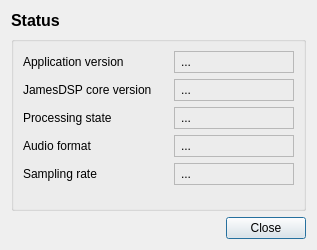
<?xml version="1.0" encoding="UTF-8"?>
<ui version="4.0">
 <class>StatusDialog</class>
 <widget class="QDialog" name="StatusDialog">
  <property name="geometry">
   <rect>
    <x>0</x>
    <y>0</y>
    <width>317</width>
    <height>250</height>
   </rect>
  </property>
  <property name="minimumSize">
   <size>
    <width>0</width>
    <height>0</height>
   </size>
  </property>
  <property name="maximumSize">
   <size>
    <width>16777215</width>
    <height>16777215</height>
   </size>
  </property>
  <property name="windowTitle">
   <string>Driver Status Information</string>
  </property>
  <layout class="QVBoxLayout" name="verticalLayout">
   <item>
    <widget class="QLabel" name="label_6">
     <property name="font">
      <font>
       <pointsize>12</pointsize>
       <weight>75</weight>
       <bold>true</bold>
      </font>
     </property>
     <property name="text">
      <string>Status</string>
     </property>
    </widget>
   </item>
   <item>
    <widget class="QGroupBox" name="groupBox">
     <property name="title">
      <string/>
     </property>
     <layout class="QVBoxLayout" name="verticalLayout_2">
      <item>
       <layout class="QFormLayout" name="formLayout">
        <property name="labelAlignment">
         <set>Qt::AlignLeading|Qt::AlignLeft|Qt::AlignVCenter</set>
        </property>
        <property name="formAlignment">
         <set>Qt::AlignLeading|Qt::AlignLeft|Qt::AlignVCenter</set>
        </property>
        <property name="horizontalSpacing">
         <number>22</number>
        </property>
        <property name="verticalSpacing">
         <number>6</number>
        </property>
        <item row="0" column="0">
         <widget class="QLabel" name="label">
          <property name="text">
           <string>Application version</string>
          </property>
         </widget>
        </item>
        <item row="1" column="0">
         <widget class="QLabel" name="label_3">
          <property name="text">
           <string>JamesDSP core version</string>
          </property>
         </widget>
        </item>
        <item row="2" column="0">
         <widget class="QLabel" name="label_2">
          <property name="text">
           <string>Processing state</string>
          </property>
         </widget>
        </item>
        <item row="3" column="0">
         <widget class="QLabel" name="label_4">
          <property name="text">
           <string>Audio format</string>
          </property>
         </widget>
        </item>
        <item row="4" column="0">
         <widget class="QLabel" name="label_5">
          <property name="text">
           <string>Sampling rate</string>
          </property>
         </widget>
        </item>
        <item row="0" column="1">
         <widget class="QFrame" name="frame">
          <property name="frameShape">
           <enum>QFrame::StyledPanel</enum>
          </property>
          <property name="frameShadow">
           <enum>QFrame::Raised</enum>
          </property>
          <layout class="QHBoxLayout" name="horizontalLayout_3">
           <property name="leftMargin">
            <number>6</number>
           </property>
           <property name="topMargin">
            <number>3</number>
           </property>
           <property name="bottomMargin">
            <number>3</number>
           </property>
           <item>
            <widget class="QLabel" name="app_ver">
             <property name="frameShape">
              <enum>QFrame::NoFrame</enum>
             </property>
             <property name="frameShadow">
              <enum>QFrame::Plain</enum>
             </property>
             <property name="text">
              <string>...</string>
             </property>
            </widget>
           </item>
          </layout>
         </widget>
        </item>
        <item row="4" column="1">
         <widget class="QFrame" name="frame_2">
          <property name="frameShape">
           <enum>QFrame::StyledPanel</enum>
          </property>
          <property name="frameShadow">
           <enum>QFrame::Raised</enum>
          </property>
          <layout class="QHBoxLayout" name="horizontalLayout">
           <property name="leftMargin">
            <number>6</number>
           </property>
           <property name="topMargin">
            <number>3</number>
           </property>
           <property name="bottomMargin">
            <number>3</number>
           </property>
           <item>
            <widget class="QLabel" name="samplerate">
             <property name="text">
              <string>...</string>
             </property>
            </widget>
           </item>
          </layout>
         </widget>
        </item>
        <item row="1" column="1">
         <widget class="QFrame" name="frame_3">
          <property name="frameShape">
           <enum>QFrame::StyledPanel</enum>
          </property>
          <property name="frameShadow">
           <enum>QFrame::Raised</enum>
          </property>
          <layout class="QHBoxLayout" name="horizontalLayout_2">
           <property name="leftMargin">
            <number>6</number>
           </property>
           <property name="topMargin">
            <number>3</number>
           </property>
           <property name="bottomMargin">
            <number>3</number>
           </property>
           <item>
            <widget class="QLabel" name="core_ver">
             <property name="text">
              <string>...</string>
             </property>
            </widget>
           </item>
          </layout>
         </widget>
        </item>
        <item row="2" column="1">
         <widget class="QFrame" name="frame_4">
          <property name="frameShape">
           <enum>QFrame::StyledPanel</enum>
          </property>
          <property name="frameShadow">
           <enum>QFrame::Raised</enum>
          </property>
          <layout class="QHBoxLayout" name="horizontalLayout_5">
           <property name="leftMargin">
            <number>6</number>
           </property>
           <property name="topMargin">
            <number>3</number>
           </property>
           <property name="bottomMargin">
            <number>3</number>
           </property>
           <item>
            <widget class="QLabel" name="proc">
             <property name="text">
              <string>...</string>
             </property>
            </widget>
           </item>
          </layout>
         </widget>
        </item>
        <item row="3" column="1">
         <widget class="QFrame" name="frame_5">
          <property name="frameShape">
           <enum>QFrame::StyledPanel</enum>
          </property>
          <property name="frameShadow">
           <enum>QFrame::Raised</enum>
          </property>
          <layout class="QHBoxLayout" name="horizontalLayout_4">
           <property name="leftMargin">
            <number>6</number>
           </property>
           <property name="topMargin">
            <number>3</number>
           </property>
           <property name="bottomMargin">
            <number>3</number>
           </property>
           <item>
            <widget class="QLabel" name="format">
             <property name="text">
              <string>...</string>
             </property>
            </widget>
           </item>
          </layout>
         </widget>
        </item>
       </layout>
      </item>
      <item>
       <spacer name="verticalSpacer">
        <property name="orientation">
         <enum>Qt::Vertical</enum>
        </property>
        <property name="sizeHint" stdset="0">
         <size>
          <width>20</width>
          <height>40</height>
         </size>
        </property>
       </spacer>
      </item>
     </layout>
    </widget>
   </item>
   <item>
    <widget class="QDialogButtonBox" name="buttonBox">
     <property name="standardButtons">
      <set>QDialogButtonBox::Close</set>
     </property>
    </widget>
   </item>
  </layout>
 </widget>
 <resources/>
 <connections/>
</ui>
